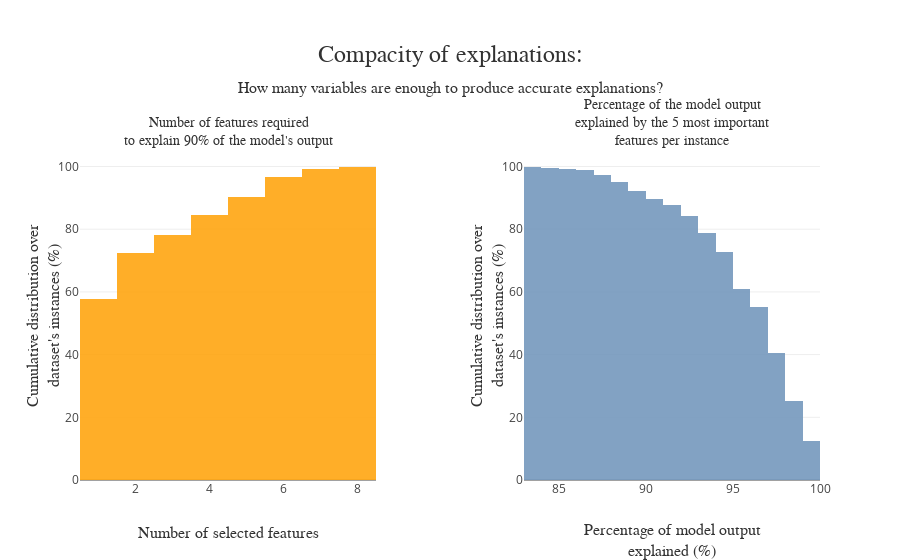

The notebook cell saved with this chart:
### Code cell
response_dict = {1: 'Web', 2: 'Not Web'}

features = list(full_dataset.columns)
features_dict = dict(zip(features, features))
xpl = SmartExplainer(
    model=model_poison, 
    #preprocessing=encoder, 
    features_dict=features_dict, # Optional parameters
    label_dict=response_dict    # Optional parameters, dicts specify labels 
)
xpl.compile(x=X_eval_w_or_n) # X_eval_w_or_n is the sample 
xpl.plot.compacity_plot()

### Figure 1 — Plotly figure (JSON) as saved in the notebook; plotly's stock layout.template omitted (floating-point values rounded to 4 significant figures; data arrays with more than 128 entries replaced by an {"elided": "..."} marker saying what was removed)
{"data": [{"cumulative": {"enabled": true}, "histnorm": "percent", "hovertemplate": "Top %{x:.0f} features explain at least 90%<br>of the model for %{y:.1f}% of the instances", "hovertext": "none", "marker": {"color": "rgba(255, 166, 17, 0.9)"}, "name": "", "type": "histogram", "x": {"elided": "267 int values"}, "xaxis": "x", "yaxis": "y"}, {"cumulative": {"direction": "decreasing", "enabled": true}, "histnorm": "percent", "hovertemplate": "Top 5 features explain at least %{x:.0f}%<br>of the model for %{y:.1f}% of the instances", "marker": {"color": "rgba(117, 152, 189, 0.9)"}, "name": "", "type": "histogram", "x": {"elided": "267 float values"}, "xaxis": "x2", "yaxis": "y2"}], "layout": {"annotations": [{"font": {"color": "rgb(50, 50, 50)", "family": "Arial", "size": 14}, "showarrow": false, "text": "Number of features required<br>to explain 90% of the model's output", "x": 0.2, "xanchor": "center", "xref": "paper", "y": 1, "yanchor": "bottom", "yref": "paper"}, {"font": {"color": "rgb(50, 50, 50)", "family": "Arial", "size": 14}, "showarrow": false, "text": "Percentage of the model output<br>explained by the 5 most important<br>features per instance", "x": 0.8, "xanchor": "center", "xref": "paper", "y": 1, "yanchor": "bottom", "yref": "paper"}], "hovermode": "closest", "margin": {"t": 150}, "showlegend": false, "title": {"font": {"color": "rgb(50, 50, 50)", "family": "Arial", "size": 24}, "pad": {"b": 50}, "text": "Compacity of explanations:<span style='font-size: 16px;'><br />How many variables are enough to produce accurate explanations?</span>", "x": 0.5, "xanchor": "center", "y": 0.8, "yanchor": "bottom"}, "xaxis": {"anchor": "y", "domain": [0, 0.4], "title": {"font": {"color": "rgb(50, 50, 50)", "family": "Arial Black", "size": 16}, "text": "Number of selected features"}}, "xaxis2": {"anchor": "y2", "domain": [0.6, 1], "title": {"font": {"color": "rgb(50, 50, 50)", "family": "Arial Black", "size": 16}, "text": "Percentage of model output<br>explained (%)"}}, "yaxis": {"anchor": "x", "domain": [0, 1], "title": {"font": {"color": "rgb(50, 50, 50)", "family": "Arial Black", "size": 16}, "text": "Cumulative distribution over<br>dataset's instances (%)"}}, "yaxis2": {"anchor": "x2", "domain": [0, 1], "title": {"font": {"color": "rgb(50, 50, 50)", "family": "Arial Black", "size": 16}, "text": "Cumulative distribution over<br>dataset's instances (%)"}}}}
